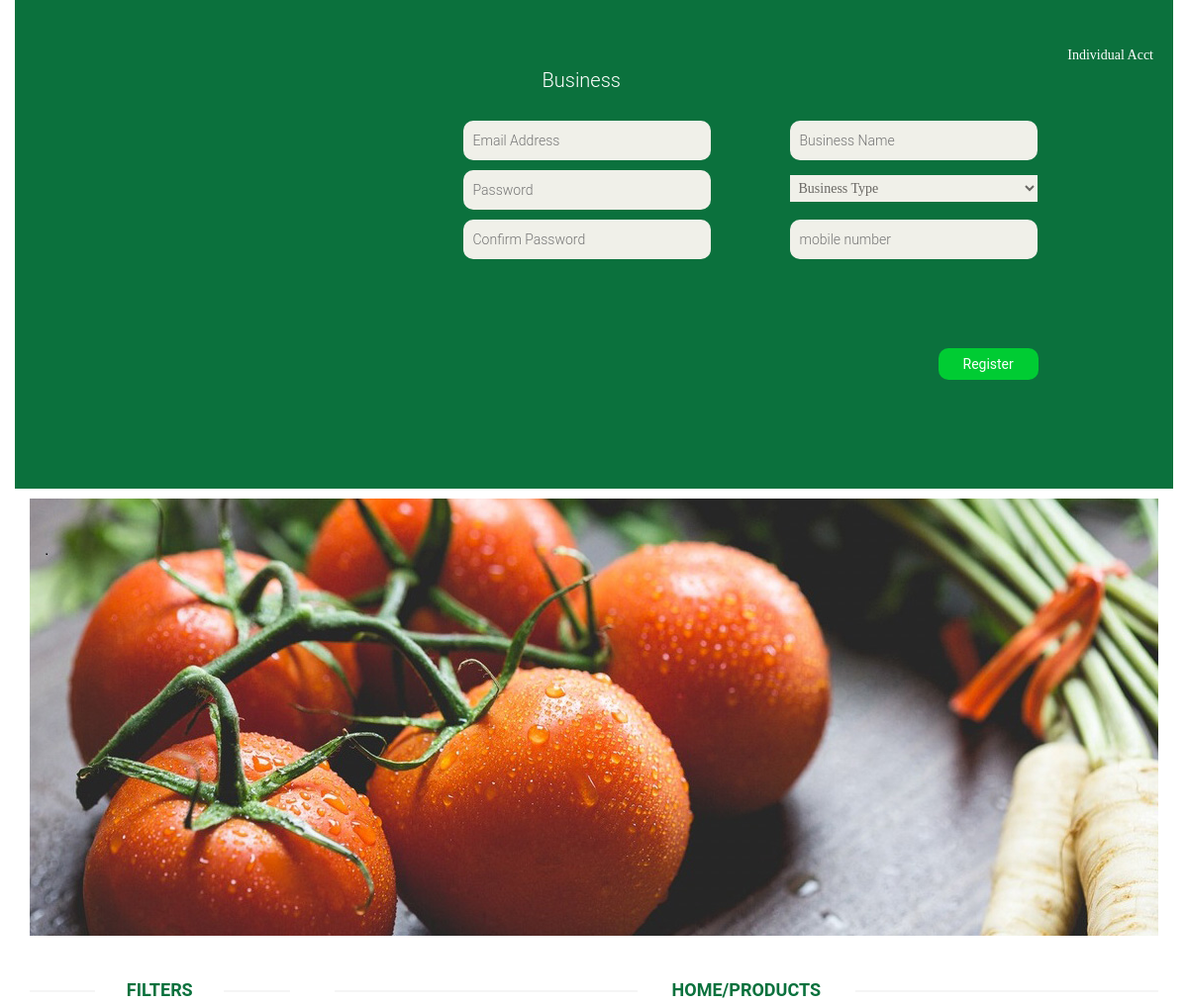
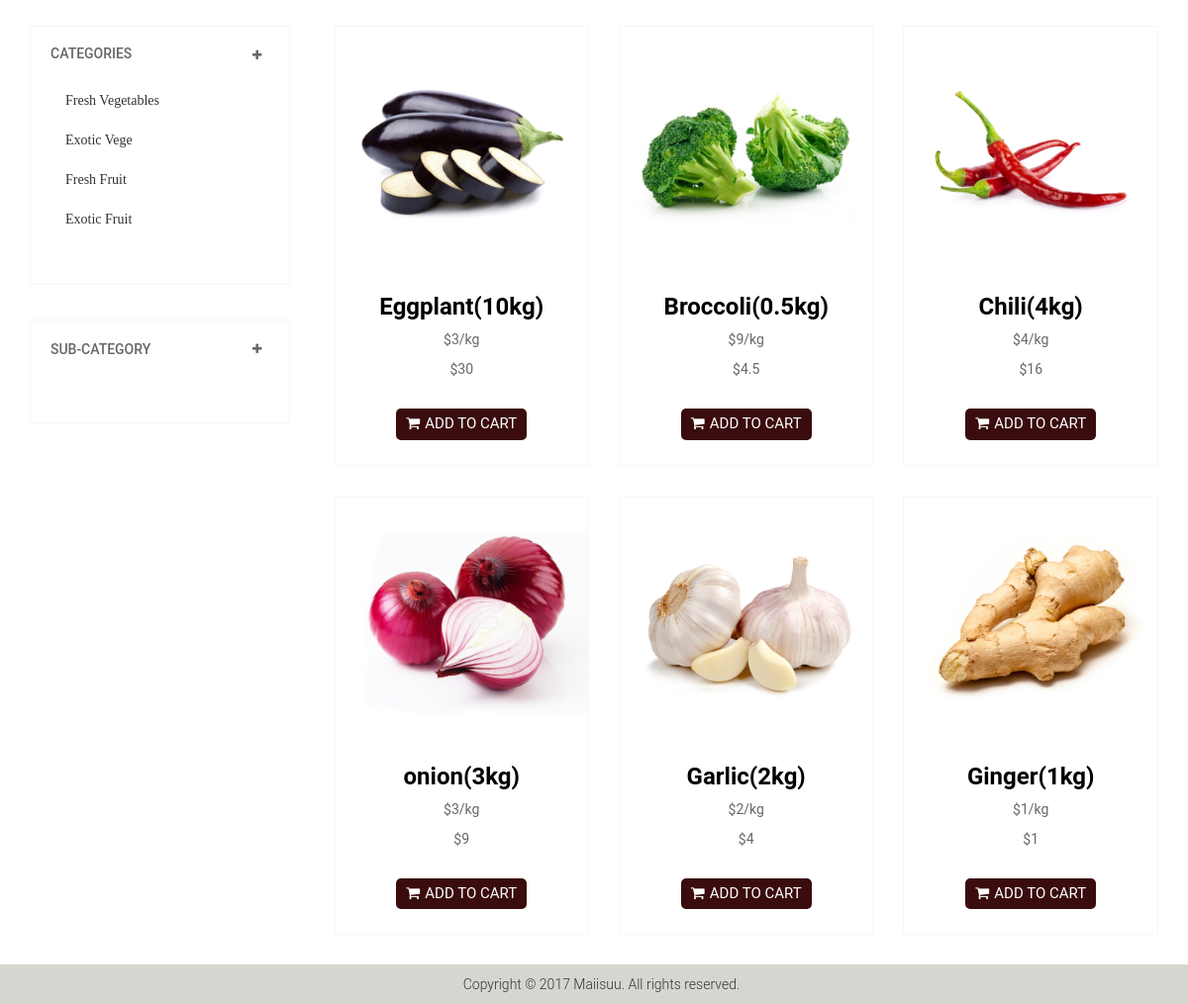
/home-register-bus.php, run on the app's committed database (2 pictures, top to bottom).
### tables this page shows
CREATE TABLE `product` (
  `product_id` bigint(20) NOT NULL,
  `product_name` varchar(500) NOT NULL,
  `product_img` varchar(500) NOT NULL,
  `product_weightkg` varchar(100) NOT NULL,
  `product_pricekg` varchar(100) NOT NULL,
  `product_price` varchar(100) NOT NULL,
  `category` varchar(100) NOT NULL,
  `sub_category` varchar(500) NOT NULL
);

### home-register-bus.php (the view, shortened to what this page needs)
<!DOCTYPE html>
<html lang="en">
<head>
    <link href="css/bootstrap.min.css" rel="stylesheet">
    <link href="css/font-awesome.min.css" rel="stylesheet">
    <link href="css/prettyPhoto.css" rel="stylesheet">
    <link href="css/price-range.css" rel="stylesheet">
    <link href="css/animate.css" rel="stylesheet">
	<link href="css/main.css" rel="stylesheet">
	<link href="css/responsive.css" rel="stylesheet">
</head>
<body>
	<header id="header">
		<div class="header-bottom" style="padding-bottom:10px !important; padding-top: 0px !important;">
			<div class="container">
				<div class="row">
					<div class="col-sm-12" style="background-color:#0b713d; height:auto; padding:50px 20px; ">
						<section id="form">
                            <div class="container">
                                <div class="row">
                                    <div class="col-sm-4 col-sm-offset-1">
                                        <div class="login-form">
<form action="cart.php" method="POST" onSubmit="return validate();">
 <h2  style="position:relative; left:400px;color:#FFF">Business</h2>
<input style="position:relative; left:320px; width:250px; " type="email" placeholder="Email Address" name="email" id="email" required>
<input style=" position:relative; width:250px; left:320px;" type="password" placeholder="Password" name="password" id="password" required>
<input style=" position:relative; width:250px; left:320px;" type="password" placeholder="Confirm Password" name="passwordc" id="passwordc" required>
<input style=" position:relative; width:250px; left:650px; top:-150px" type="text" placeholder="Business Name" name="business" required>
 <select style=" position:relative; width:250px; left:650px; top:-145px" id="select" name="select" required>
   <option value="">Business Type</option>
</select>
 <input style=" position:relative; width:250px; left:650px; top:-127px" type="number" placeholder="mobile number" name="number" id="number"  required>
<button type="submit" name="register2" style="background-color: #0C3; color:white; outline-color:#FFF; position:relative; left:800px; top:-60px">Register</button>
</form>
                                        </div>
                                    </div>
                                     <div class="col-sm-4 col-sm-offset-1" style="margin-top:50px">
                                         <div class="pull-right">
                                            <a style="position:relative; left:170px ;top:-54px" href="home-register-indv.php">Individual Acct</a>
                                            <br><br>
                                          </div>
                                     </div>
                                </div>
                            </div>
                        </section>
					</div>
				</div>
			</div>
		</div>
	</header>
	<section id="slider">
		<div class="container">
			<div class="row">
				<div class="col-sm-12">
					<img src="images/home.jpeg" class=" img-responsive pull-left" alt="" />
				</div>
			</div>
		</div>
	</section>
<section>
		<div class="container">
			<div class="row">
				<div class="col-sm-3">
					<div class="left-sidebar">
						<h2>FILTERS</h2>
						<div class="panel-group category-products" id="accordian">
							<div class="panel panel-default">
								<div class="panel-heading">
									<h4 class="panel-title">
										<a data-toggle="collapse" data-parent="#accordian" href="#sub1">
											<span class="badge pull-right"><i class="fa fa-plus"></i></span>
										<div>Categories </div>
										</a>
									</h4>
								</div>
								<div id="sub1" class="panel-collapse collapse in">
									<div class="panel-body">
										<ul id="filter">
                                               <?php
        $filter = mysql_query("SELECT DISTINCT category FROM categories") or die(mysql_error());
        while($row = mysql_fetch_assoc($filter))
        {
            echo '<li value="'.$row['category'].'">'.$row['category'].'</li>';
        }
    ?>
										</ul>
									</div>
								</div>
							</div>
						</div>
						<div class="panel-group category-products" id="accordian1">
							<div class="panel panel-default">
								<div class="panel-heading">
									<h4 class="panel-title">
										<a data-toggle="collapse" data-parent="#accordian" href="#sub2">
											<span class="badge pull-right"><i class="fa fa-plus"></i></span>
											Sub-Category
										</a>
									</h4>
								</div>
								<div id="sub2" class="panel-collapse collapse in">
									<div class="panel-body">
									</div>
								</div>
							</div>
						</div>
					</div>
				</div>
				<div class="col-sm-9 padding-right">
					<div class="features_items">
						<h2   class="title text-center">HOME/PRODUCTS</h2>
						<?php
						$sql = 'SELECT product_id, product_name, product_weightkg, product_pricekg, product_img, product_price FROM product ORDER BY product_id DESC';
						$result = mysql_query($sql);
						if (mysql_num_rows($result) > 0)
						{
   						while($row = mysql_fetch_assoc($result))
						{
						?>
						<div id="displaythis" class="col-sm-4">
							<div class="product-image-wrapper">
								<div class="single-products">
										<div class="productinfo text-center">
                                       <form id="form" method="POST" action="cart.php" enctype="multipart/form-data">
											<img src="images/<?php echo $row['product_img']; ?>" width="90px" height="250px" alt=""  />
							<h2><?php echo $row['product_name']; ?>(<?php echo $row['product_weightkg'];?>kg)</h2>
											<p>$<?php echo $row['product_pricekg']; ?>/kg</p>
                                            <p>$<?php echo $row['product_price']; ?></p>
                            <br>
<button id="sub" class="btn btn-default add-to-cart"  type="submit" name="addtocart"><i class="fa fa-shopping-cart"></i>Add to cart</button>
										</div>
								</div>
							</div>
						</div>
						<?php
					   }
	                }
         ?>
					</div>
				</div>
			</div>
		</div>
	</section>
	<footer id="footer">
		<div class="footer-bottom">
			<div class="container">
				<div class="row">
					<center><p>Copyright © 2017 Maiisuu. All rights reserved.</p></center>
				</div>
			</div>
		</div>
	</footer>
</body>
</html>

### css/main.css (style rules this page uses)
body { font-family: maiisuu; position: relative; font-weight:400px; }
ul li { list-style: none; }
a { -webkit-transition: 300ms; -moz-transition: 300ms; -o-transition: 300ms; transition: 300ms; }
h1, h2, h3, h4, h5, h6 { font-family: 'Roboto', sans-serif; }
.header-bottom { padding-bottom: 30px; padding-top: 30px; }
#footer { background: #F0F0E9; }
.footer-bottom { background: #D6D6D0; padding-top: 10px; }
.footer-bottom p { color: #363432; font-family: 'Roboto', sans-serif; font-weight: 300; margin-left: 15px; }
#slider { padding-bottom: 45px; }
.category-products { border: 1px solid #F7F7F0; margin-bottom: 35px; padding-bottom: 20px; padding-top: 15px; }
.left-sidebar h2, .brands_products h2 { color: #0b713d; font-family: 'Roboto', sans-serif; font-size: 18px; font-weight: 700; margin: 0 auto 30px; text-align: center; text-transform: uppercase; position: relative; z-index:3; }
.left-sidebar h2:after, h2.title:after { content: " "; position: absolute; border: 1px solid #f5f5f5; bottom:8px; left: 0; width: 100%; height: 0; z-index: -2; }
.left-sidebar h2:before { content: " "; position: absolute; background: #fff; bottom: -6px; width: 130px; height: 30px; z-index: -1; left: 50%; margin-left: -65px; }
h2.title:before { content: " "; position: absolute; background: #fff; bottom: -6px; width: 220px; height: 30px; z-index: -1; left: 50%; margin-left: -110px; }
.category-products .panel { background-color: #FFFFFF; border: 0px; border-radius: 0px; box-shadow:none; margin-bottom: 0px; }
.category-products .panel-default .panel-heading { background-color: #FFFFFF; border: 0 none; color: #FFFFFF; padding: 5px 20px; }
.category-products .panel-default .panel-heading .panel-title a { color: #696763; font-family: 'Roboto', sans-serif; font-size: 14px; text-decoration: none; text-transform: uppercase; }
.panel-group .panel-heading + .panel-collapse .panel-body { border-top: 0 none; }
.category-products .badge { background:none; border-radius: 10px; color: #696763; display: inline-block; font-size: 12px; font-weight: bold; line-height: 1; min-width: 10px; padding: 3px 7px; text-align: center; vertical-align: baseline; white-space: nowrap; }
.panel-body ul { padding-left: 20px; }
.padding-right { padding-right: 0; }
.features_items { overflow:hidden; }
h2.title { color: #0b713d; font-family: 'Roboto', sans-serif; font-size: 18px; font-weight: 700; margin: 0 15px; text-transform: uppercase; margin-bottom: 30px; position: relative; }
.product-image-wrapper { border:1px solid #F7F7F5; overflow: hidden; margin-bottom:30px; }
.single-products { position: relative; }
.productinfo h2 { color: black; font-family: 'Roboto', sans-serif; font-size: 24px; font-weight: 700; }
.productinfo p { font-family: 'Roboto', sans-serif; font-size: 14px; font-weight: 400; color: #696763; }
.productinfo img { width: 100%; }
.productinfo { position:relative; }
.productinfo .add-to-cart { background:#3A0C0D; color: #ffffff; border-radius:5px; padding:5px 10px; text-transform:uppercase; }
.add-to-cart { background:#F5F5ED; border: 0 none; border-radius: 0; color: #696763; font-family: 'Roboto', sans-serif; font-size: 15px; margin-bottom: 25px; }
.add-to-cart i { margin-right:5px; }
#form { display: block; margin-bottom: 0px; margin-top: 0px; overflow: hidden; color:#FFFFFF; }
#form a { color:#FFFFFF; }
.login-form h2, .signup-form h2 { color: #696763; font-family: 'Roboto', sans-serif; font-size: 20px; font-weight: 300; margin-bottom: 30px; }
.login-form form input, .signup-form form input { background: #F0F0E9; border: medium none; color: #696763; display: block; font-family: 'Roboto', sans-serif; font-size: 14px; font-weight: 300; height: 40px; margin-bottom: 10px; outline: medium none; padding-left: 10px; width: 100%; border-radius:10px; }
.login-form form button { margin-top: 23px; }
.login-form form button, .signup-form form button { background: #0b713d; border: medium none; border-radius: 0; color: #FFFFFF; display: block; font-family: 'Roboto', sans-serif; padding: 6px 25px; border-radius:10px; }
.user_info input, select, textarea { background: #F0F0E9; border:0; color: #696763; padding: 5px; width: 100%; border-radius: 0; resize: none }
.category-products ul li { padding:10px 0px; }

### home-register-bus.php (style rules this page uses)
li { cursor: pointer; cursor: hand; }

### data on the page
product: product_img (picture), product_name "Eggplant", product_weightkg "10", product_pricekg "3", product_price "30"
product: product_img (picture), product_name "Broccoli", product_weightkg "0.5", product_pricekg "9", product_price "4.5"
product: product_img (picture), product_name "Chili", product_weightkg "4", product_pricekg "4", product_price "16"
product: product_img (picture), product_name "onion", product_weightkg "3", product_pricekg "3", product_price "9"
product: product_img (picture), product_name "Garlic", product_weightkg "2", product_pricekg "2", product_price "4"
product: product_img (picture), product_name "Ginger", product_weightkg "1", product_pricekg "1", product_price "1"

### other printed values
$row['category'] "Fresh Vegetables"
$row['category'] "Exotic Vege"
$row['category'] "Fresh Fruit"
$row['category'] "Exotic Fruit"
